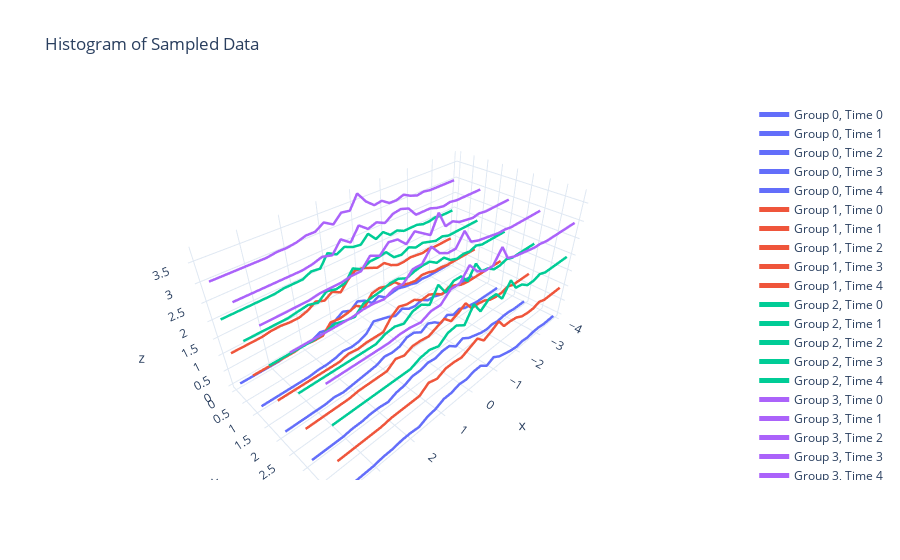

Notebook code for this chart:
### Markdown cell above
## 3d hist

### Code cell
m.dist.normal(0,1, name = 'a', shape=(100,4, 5), sample = True).hist()
